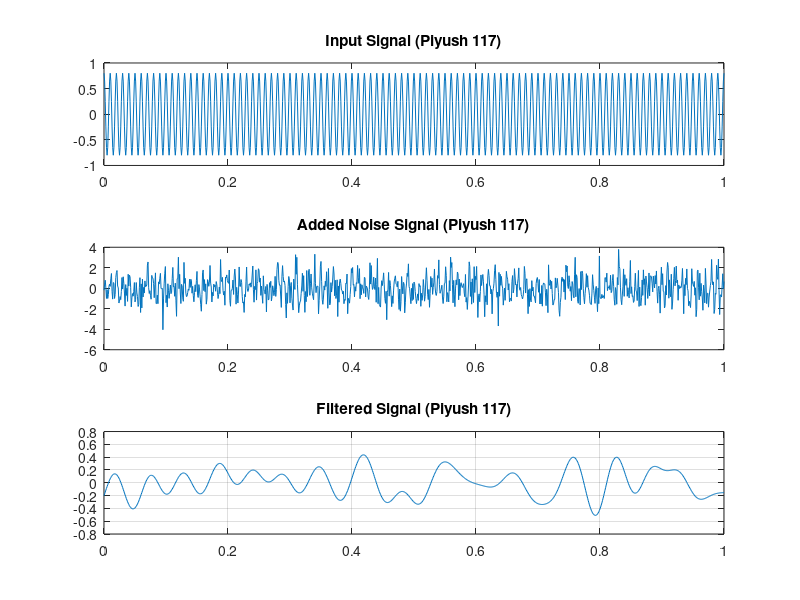

MATLAB code to generate this figure:
close all;
clear all;

t = 0:0.001:1;
signal = 0.8 * cos(2 * pi * 100 * t);
noisysig = signal + 1.0 * randn(size(t));

order = 10;
cutofffreq = 20;
samplingfreq = 1000;
[b, a] = butter(order, cutofffreq / (samplingfreq / 2));
filteredsig = filtfilt(b, a, noisysig);

figure;
subplot(3,1,1);
plot(t, signal);
title('Input Signal (Piyush 117)');
subplot(3,1,2);
plot(t, noisysig);
title('Added Noise Signal (Piyush 117)');
subplot(3,1,3);
plot(t, filteredsig);
title('Filtered Signal (Piyush 117)');
grid;